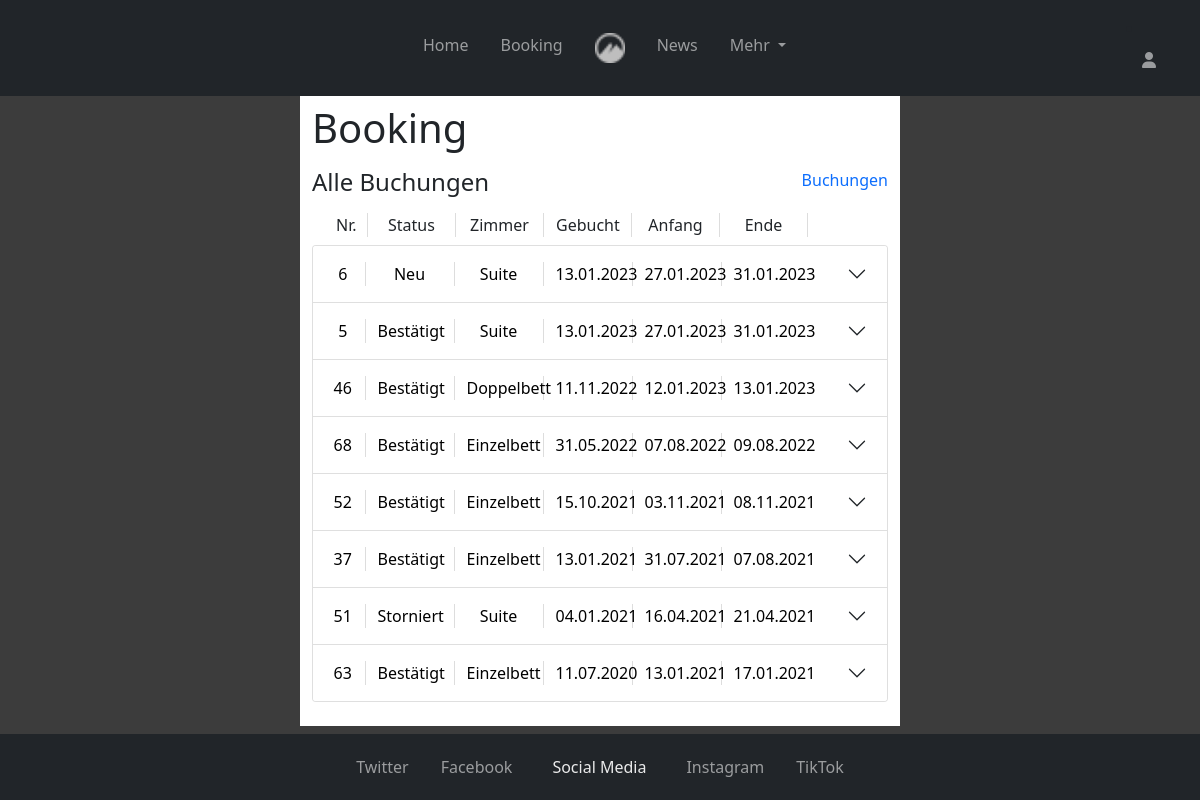
Page /user/bookings.php (signed in) on the committed database.
### tables this page shows
CREATE TABLE `user` (
  `userid` int(11) NOT NULL,
  `fk_personid` int(11) NOT NULL,
  `username` varchar(255) NOT NULL,
  `password` varchar(128) NOT NULL COMMENT 'hashed',
  `email` varchar(255) NOT NULL,
  `status` int(1) NOT NULL DEFAULT 1
);

CREATE TABLE `booking` (
  `bookingid` int(11) NOT NULL,
  `fk_userid` int(11) NOT NULL,
  `fk_roomtypeid` int(11) NOT NULL,
  `reservation_date` int(10) NOT NULL COMMENT 'UNIX timestamp',
  `arrive_day` int(10) NOT NULL COMMENT 'UNIX timestamp',
  `depart_day` int(10) NOT NULL COMMENT 'UNIX timestamp',
  `address` varchar(255) NOT NULL,
  `country` varchar(40) NOT NULL,
  `plz` varchar(20) NOT NULL,
  `phone_number` varchar(16) NOT NULL,
  `status` int(1) DEFAULT NULL
);

### php/templates/display_bookings.php (the view, shortened to what this page needs)
<?php
$DATE_FORMAT = 'd.m.Y';
?>
<div class="accordion mt-2" id="accordionPanelsStayOpen">
  <?php
  foreach($bookings as $booking):
    $id = $booking['bookingid'];
    switch($booking['status']){
      case 0: $status = 'Neu'; break;
      case 1: $status = 'Bestätigt'; break;
      case 2: $status = 'Storniert'; break;
    }
    switch($booking['fk_roomtypeid']){
      case 1: $roomtype = 'Suite'; break;
      case 2: $roomtype = 'Doppelbett'; break;
      case 3: $roomtype = 'Einzelbett'; break;
    }
  ?>
  <div class="accordion-item">
    <div class="accordion-header" id="panelsStayOpen-heading<?=$id?>">
      <button class="accordion-button collapsed" type="button" data-bs-toggle="collapse" data-bs-target="#panelsStayOpen-collapse<?=$id?>" aria-expanded="false" aria-controls="panelsStayOpen-collapse<?=$id?>">
        <div class="row" style="width: 100%; color: black; font-weight: normal;">
          <div class="col-6 col-sm-4 col-lg-1 mt-lg-0 accordion-title">
            <span class="d-block text-center" id="bookingid"> <?=$booking['bookingid']?> </span>
          </div>
          <div class="col-6 col-sm-4 col-lg-2 mt-lg-0 accordion-title">
            <span class="d-block text-center" id="status"> <?=$status?> </span>
          </div>
          <div class="col-6 col-sm-4 col-lg-2 mt-3 mt-sm-0 accordion-title">
            <span class="d-block text-center" id="lastname"> <?=$roomtype?> </span>
          </div>
          <div class="col-6 col-sm-4 col-lg-2 mt-3 mt-lg-0 accordion-title">
            <span class="d-block text-center" id="booked"> <?=date($DATE_FORMAT, $booking['reservation_date'])?> </span>
          </div>
          <div class="col-6 col-sm-4 col-lg-2 mt-3 mt-lg-0 accordion-title">
            <span class="d-block text-center" id="start_date"> <?=date($DATE_FORMAT, $booking['arrive_day'])?> </span>
          </div>
          <div class="col-6 col-sm-4 col-lg-2 mt-3 mt-lg-0">
            <span class="d-block text-center" id="end_date"> <?=date($DATE_FORMAT, $booking['depart_day']) ?> </span>
          </div>
        </div>
      </button>
    </div>
  </div>
<?php endforeach; ?>

### styles.css (style rules this page uses)
@media screen and (min-width: 1200px) { .accordion-title { border-right: #ddd 1px solid; } }

### rows in the picture
user: booking.bookingid "6", booking.status "Neu", booking.fk_roomtypeid "Suite", booking.reservation_date "13.01.2023", booking.arrive_day "27.01.2023", booking.depart_day "31.01.2023", booking.bookingid "5", booking.status "Bestätigt", booking.bookingid "46", booking.fk_roomtypeid "Doppelbett", booking.reservation_date "11.11.2022", booking.arrive_day "12.01.2023", booking.depart_day "13.01.2023", booking.bookingid "68", booking.fk_roomtypeid "Einzelbett", booking.reservation_date "31.05.2022", booking.arrive_day "07.08.2022", booking.depart_day "09.08.2022", booking.bookingid "52", booking.reservation_date "15.10.2021", booking.arrive_day "03.11.2021", booking.depart_day "08.11.2021", booking.bookingid "37", booking.reservation_date "13.01.2021", booking.arrive_day "31.07.2021", booking.depart_day "07.08.2021", booking.bookingid "51", booking.status "Storniert", booking.reservation_date "04.01.2021", booking.arrive_day "16.04.2021", booking.depart_day "21.04.2021", booking.bookingid "63", booking.reservation_date "11.07.2020", booking.arrive_day "13.01.2021", booking.depart_day "17.01.2021"
